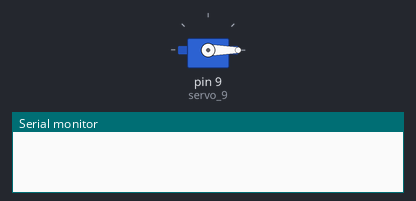
This sketch was run on a simulated Arduino Uno, built with avr-gcc and run on an emulated ATmega328P. On the bench: servo, the last lines printed to the serial monitor.

Above: at 0.1 s.
At 9.0 s:
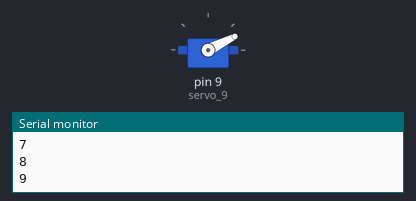
At 19.0 s:
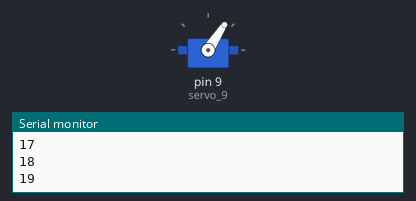
At 39.0 s:
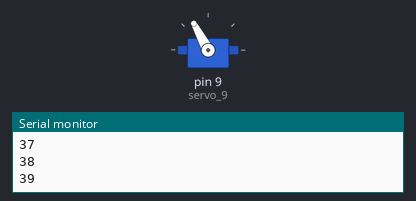
Timing chart, 0 to 40.0 s (numbered marks = the images above):
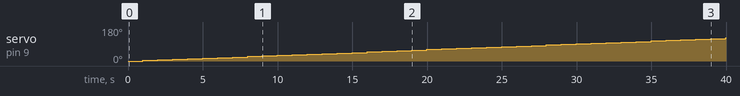

Measured:
- by itself, servo on pin 9 (servo_9): moves from 0° to 122° over 39.0 s

The sketch:

exercise2_analog_timer.ino
```cpp
// (C) Jessie Johnsson, Yingchao Ji, group: 10 (2024)
// Work package 4
// Exercise 2
// Submission code: 797534

#include <Servo.h>   // inculde the lib to control servo motors

Servo servo_9;  // create  a servo object to control servo on pin
volatile int seconds = 0; // declear a volatile int 'seconds' to store the seconds passed

void setupTimer2() {
  cli(); // disable global interrupts to ensure no interrupt occurs during timer setup

  TCCR2A = (1 << WGM21); // configure timer2 for CTC mode
  TCCR2B = (1 << CS22) | (1 << CS21); // set prescaler for timer2 to 1024(64+8 = 1024)
  OCR2A = 156; // set compare match register to 156, timer will cleat on this count
  TIMSK2 |= (1 << OCIE2A); // enable timer2 compare matchA interrupt

  sei(); // enable global interrupt after setting up the  timer
}

ISR(TIMER2_COMPA_vect) {
  static unsigned long tickCounter = 62500 / (OCR2A + 1); // Initialize tickCounter to the interval value

  tickCounter--; // Decrement the tickCounter at each interrupt

  if (tickCounter == 0) {
    tickCounter = 62500 / (OCR2A + 1); // Reset tickCounter to the interval value

    seconds = (seconds + 1) % 60;  // increment seconds and wrap around every 60
    Serial.println(seconds);   // Print the number of seconds to the serial monitor.
    int angle = map(seconds, 0, 59, 0, 180);  // map the seconds to angle between 0 and 180 degrees
    servo_9.write(angle);  // Set the servo to the corresponding angle.
  }
}

void setup() {
  servo_9.attach(9);  // attach the servo motor to pin 9
  servo_9.write(0);  // initialize the servo to 0 degrees
  Serial.begin(9600); // strat serial communcatiation at 9600
  setupTimer2(); //  call the function for generating interrupts
}

void loop() {
 // the main loop does nothing for this program
}
```
